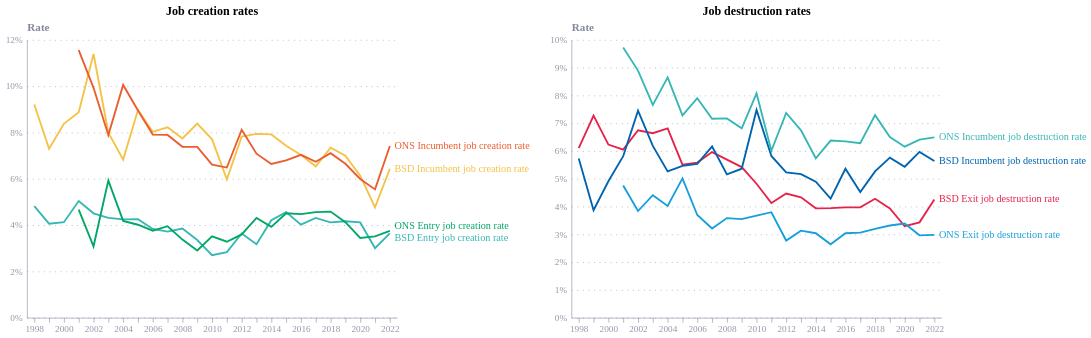

Vega-Lite specification stored for this chart:
### Vega-Lite specification from a JSON file in a GitHub repository (floating-point values rounded to 4 significant figures; data arrays with more than 128 entries replaced by an {"elided": "..."} marker saying what was removed)
{"config": {"font": "Circular Std", "mark": {"line": {"interpolate": "monotone"}}, "view": {"stroke": "transparent", "width": 400, "height": 300}, "range": {"category": ["#36B7B4", "#E6224B", "#F4C245", "#0063AF", "#00A767", "#179FDB", "#EB5C2E"], "diverging": ["#E6224B", "#E54753", "#C9C9C9", "#179FDB", "#122B39"], "heatmap": ["#C9C9C9", "#179FDB", "#0063AF", "#122B39"], "ordinal": ["#00A767", "#36B7B4", "#179FDB", "#0063AF", "#243B5A"]}, "axisX": {"domainColor": "#676A86", "domainOpacity": 0.5, "grid": false, "labelAngle": 0, "labelColor": "#676A86", "labelOpacity": 0.7, "orient": "bottom", "tickColor": "#676A86", "tickCount": 10, "tickOpacity": 0.5, "title": false, "titleAlign": "center", "titleAnchor": "middle", "titleColor": "#676A86", "titleFontSize": 12, "titleOpacity": 0.8, "titleY": -15}, "axisY": {"domainColor": "#676A86", "domainOpacity": 0.5, "gridColor": "#676A86", "gridDash": [1, 5], "gridOpacity": 0.5, "labelColor": "#676A86", "labelOpacity": 0.7, "labelPadding": 5, "tickColor": "#676A86", "tickCount": 8, "tickOpacity": 0.5, "ticks": false, "titleAlign": "left", "titleAngle": 0, "titleBaseline": "bottom", "titleColor": "#676A86", "titleFontSize": 12, "titleOpacity": 0.8, "titleX": 0, "titleY": -7}}, "hconcat": [{"layer": [{"data": {"name": "data-2166a9e24e97f41a84f628e2a197d33f"}, "mark": {"type": "line"}, "encoding": {"color": {"field": "variable", "legend": null, "type": "nominal"}, "x": {"axis": {"labelAngle": 0, "labelExpr": "datum.value % 2 == 0 ? datum.label : ''"}, "field": "year", "type": "ordinal"}, "y": {"axis": {"format": "%"}, "field": "value", "title": "Rate", "type": "quantitative"}}, "transform": [{"filter": {"field": "variable", "oneOf": ["BSD Entry job creation rate", "BSD Incumbent job creation rate", "ONS Entry job creation rate", "ONS Incumbent job creation rate"]}}]}, {"data": {"name": "data-969c9c007ece49e3a6f0418f6e4ad604"}, "mark": {"type": "text", "align": "left", "baseline": "middle", "dx": 5}, "encoding": {"color": {"field": "variable", "type": "nominal"}, "text": {"field": "variable", "type": "nominal"}, "x": {"field": "year", "type": "ordinal"}, "y": {"axis": {"format": "%"}, "field": "value", "type": "quantitative"}}, "transform": [{"filter": {"field": "variable", "oneOf": ["BSD Entry job creation rate", "BSD Incumbent job creation rate", "ONS Entry job creation rate", "ONS Incumbent job creation rate"]}}]}], "title": "Job creation rates"}, {"layer": [{"data": {"name": "data-2166a9e24e97f41a84f628e2a197d33f"}, "mark": {"type": "line"}, "encoding": {"color": {"field": "variable", "legend": null, "type": "nominal"}, "x": {"axis": {"labelAngle": 0, "labelExpr": "datum.value % 2 == 0 ? datum.label : ''"}, "field": "year", "type": "ordinal"}, "y": {"axis": {"format": "%"}, "field": "value", "title": "Rate", "type": "quantitative"}}, "transform": [{"filter": {"field": "variable", "oneOf": ["BSD Exit job destruction rate", "BSD Incumbent job destruction rate", "ONS Exit job destruction rate", "ONS Incumbent job destruction rate"]}}]}, {"data": {"name": "data-969c9c007ece49e3a6f0418f6e4ad604"}, "mark": {"type": "text", "align": "left", "baseline": "middle", "dx": 5}, "encoding": {"color": {"field": "variable", "type": "nominal"}, "text": {"field": "variable", "type": "nominal"}, "x": {"field": "year", "type": "ordinal"}, "y": {"axis": {"format": "%"}, "field": "value", "type": "quantitative"}}, "transform": [{"filter": {"field": "variable", "oneOf": ["BSD Exit job destruction rate", "BSD Incumbent job destruction rate", "ONS Exit job destruction rate", "ONS Incumbent job destruction rate"]}}]}], "title": "Job destruction rates"}], "$schema": "https://vega.github.io/schema/vega-lite/v5.20.1.json", "datasets": {"data-2166a9e24e97f41a84f628e2a197d33f": {"elided": "300 records"}, "data-969c9c007ece49e3a6f0418f6e4ad604": [{"year": 2022, "variable": "BSD Entry job creation rate", "value": 0.03438}, {"year": 2022, "variable": "BSD Exit job destruction rate", "value": 0.04252}, {"year": 2022, "variable": "BSD Incumbent job creation rate", "value": 0.06431}, {"year": 2022, "variable": "BSD Incumbent job destruction rate", "value": 0.05637}, {"year": 2022, "variable": "BSD Job creation rate", "value": 0.1007}, {"year": 2022, "variable": "BSD Job destruction rate", "value": 0.09889}, {"year": 2022, "variable": "ONS Entry job creation rate", "value": 0.03949}, {"year": 2022, "variable": "ONS Exit job destruction rate", "value": 0.02977}, {"year": 2022, "variable": "ONS Incumbent job creation rate", "value": 0.07416}, {"year": 2022, "variable": "ONS Incumbent job destruction rate", "value": 0.06487}, {"year": 2022, "variable": "ONS Job creation rate", "value": 0.1117}, {"year": 2022, "variable": "ONS Job destruction rate", "value": 0.09464}]}}
